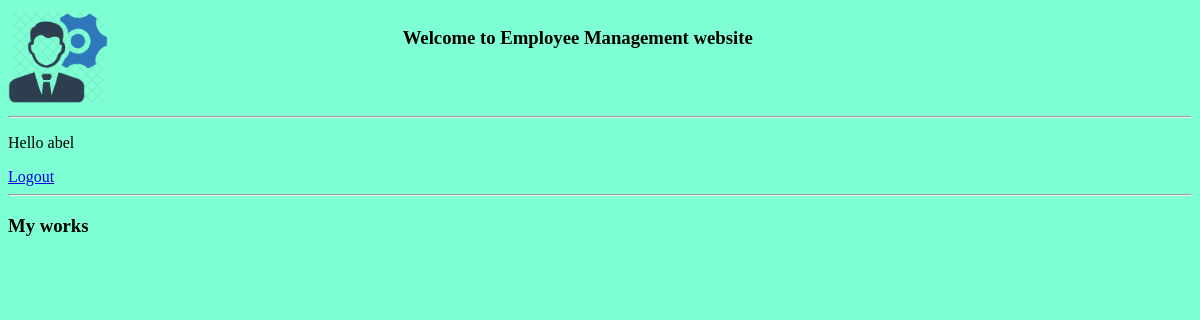
Page /myworks/ (signed in) on the earlier database version.
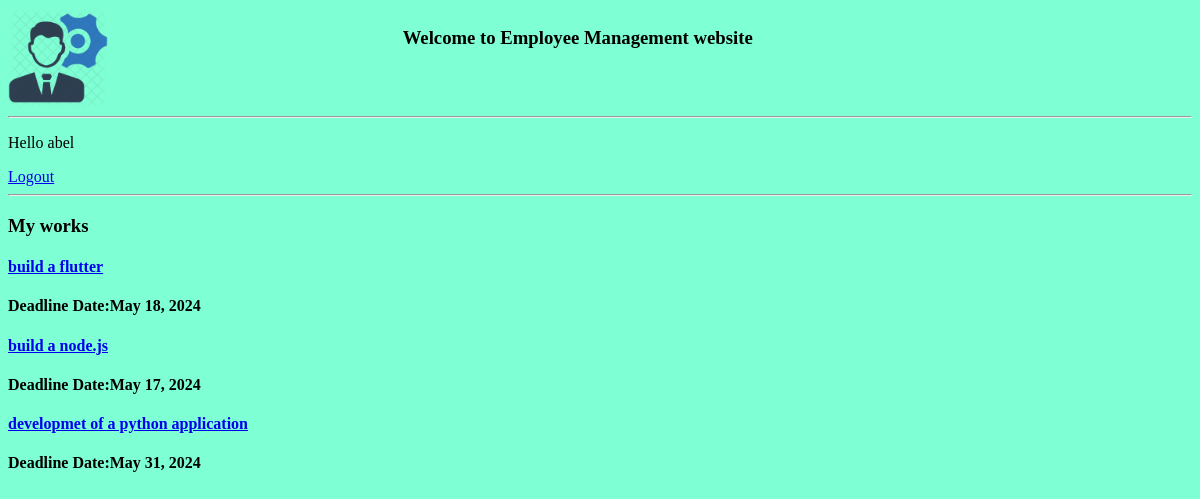
Same page on the later database version.
### base/models.py (models this page shows, shortened)
class Work(models.Model):
    name = models.CharField(max_length=100, unique=True)
    description = models.CharField(max_length=1000)
    skills_needed = models.ManyToManyField(Skill)
    deadline = models.DateField()
    employee = models.ForeignKey(Employee, on_delete=models.SET_NULL, null=True)
    task_link=models.CharField(max_length=1000,default=None,null=True)

### base/views.py (the view)
# urls.py: path('myworks/',views.myworks,name='myworks'),
def myworks(request):
    works = Work.objects.filter(employee__name=request.user.username)
    context={'works':works}
    return render(request,'base/myworks.html',context)

### base/templates/base/myworks.html
{% extends 'main.html' %}
{% block content %}
<h3>My works</h3>
{% for work in works %}
<div>
    <h4><a href="{% url 'viewspecificwork' work.pk %}">{{ work.name }}</a></h4>
    <h4>Deadline Date:{{work.deadline}}</h4>
</div>
{% endfor %}
{% endblock content %}

### templates/main.html (shortened to what this page needs)
{% load static %}
<html>
<head>
  <link rel="stylesheet" type="text/css" media="screen" href="{% static 'styles/main.css' %}">
</head>
<body>
  <div class="header-container">
  <div>
    <a href="{% url 'home' %}">
      <img src="/static/images/employee-management.png" alt="logo"  class="logo">
    </a>
  </div>
  <div>
    <h3>Welcome to Employee Management website</h3>
  </div>
  </div>
  <hr>
  {% include 'navbar.html' %}
  {% block content %}
  {% endblock %}
</body>
</html>

### templates/navbar.html
<div>
    {% if request.user.is_authenticated %}
    <p>Hello {{request.user}}</p>
    <a href="{% url 'logout' %}">Logout</a>
    <hr>
    {% else %}
    <a href="{% url 'login' %}">Login</a>
    <hr>
    {% endif %}
  </div>

### static/styles/main.css (style rules this page uses)
.header-container { display: grid; grid-template-columns: 1fr 2fr; }
.logo { width: 100px; height: auto; }
body { background-color: aquamarine; }

Differences in the rows shown:
added Work: name "build a flutter", deadline "May 18, 2024"
added Work: name "build a node.js", deadline "May 17, 2024"
added Work: name "developmet of a python application", deadline "May 31, 2024"
